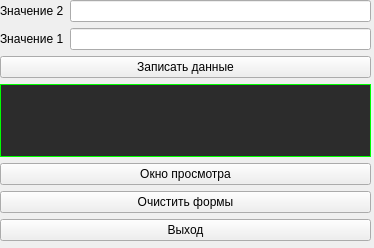
<?xml version="1.0" encoding="UTF-8"?>
<ui version="4.0">
 <class>Another_win</class>
 <widget class="QWidget" name="Another_win">
  <property name="geometry">
   <rect>
    <x>0</x>
    <y>0</y>
    <width>374</width>
    <height>248</height>
   </rect>
  </property>
  <property name="windowTitle">
   <string>Form</string>
  </property>
  <widget class="QWidget" name="verticalLayoutWidget_3">
   <property name="geometry">
    <rect>
     <x>0</x>
     <y>0</y>
     <width>371</width>
     <height>241</height>
    </rect>
   </property>
   <layout class="QVBoxLayout" name="verticalLayout_3">
    <item>
     <layout class="QHBoxLayout" name="horizontalLayout">
      <item>
       <layout class="QVBoxLayout" name="verticalLayout">
        <item>
         <widget class="QLabel" name="label_2">
          <property name="text">
           <string>Значение 2</string>
          </property>
         </widget>
        </item>
        <item>
         <widget class="QLabel" name="label">
          <property name="text">
           <string>Значение 1</string>
          </property>
         </widget>
        </item>
       </layout>
      </item>
      <item>
       <layout class="QVBoxLayout" name="verticalLayout_2">
        <item>
         <widget class="QLineEdit" name="lineEdit"/>
        </item>
        <item>
         <widget class="QLineEdit" name="lineEdit_2"/>
        </item>
       </layout>
      </item>
     </layout>
    </item>
    <item>
     <widget class="QPushButton" name="pushButton_2">
      <property name="text">
       <string>Записать данные</string>
      </property>
     </widget>
    </item>
    <item>
     <widget class="QLabel" name="label_3">
      <property name="styleSheet">
       <string notr="true">border-style: solid;
border-width: 1px;
background-color: rgb(44, 44, 44);
border-color: rgb(0, 255, 0);</string>
      </property>
      <property name="text">
       <string/>
      </property>
     </widget>
    </item>
    <item>
     <widget class="QPushButton" name="pushButton">
      <property name="text">
       <string>Окно просмотра</string>
      </property>
     </widget>
    </item>
    <item>
     <widget class="QPushButton" name="pushButton_3">
      <property name="text">
       <string>Очистить формы</string>
      </property>
     </widget>
    </item>
    <item>
     <widget class="QPushButton" name="pushButton_4">
      <property name="text">
       <string>Выход</string>
      </property>
     </widget>
    </item>
   </layout>
  </widget>
 </widget>
 <resources/>
 <connections/>
</ui>
